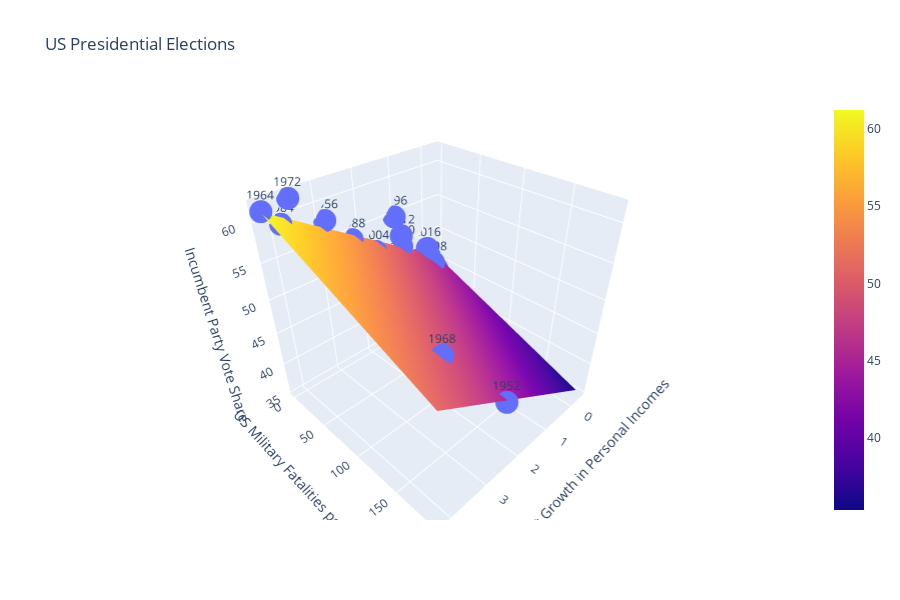

Notebook code cell kept with this figure:
### Code cell
regression_3d(
df,
x = 'Average Recent Growth in Personal Incomes',
y = 'US Military Fatalities per Million',
z = 'Incumbent Party Vote Share',
text = 'Year',
title = 'US Presidential Elections')

### Figure 1 — Plotly figure (JSON) as saved in the notebook; plotly's stock layout.template omitted (floating-point values rounded to 4 significant figures)
{"data": [{"hoverlabel": {"namelength": 0}, "hovertemplate": "Average Recent Growth in Personal Incomes=%{x}<br>US Military Fatalities per Million=%{y}<br>Incumbent Party Vote Share=%{z}<br>Year=%{text}", "legendgroup": "", "marker": {"color": "#636efa", "symbol": "circle"}, "mode": "markers+text", "name": "", "scene": "scene", "showlegend": false, "text": [1952, 1956, 1960, 1964, 1968, 1972, 1976, 1980, 1984, 1988, 1992, 1996, 2000, 2004, 2008, 2012, 2016], "type": "scatter3d", "x": [2.4, 2.89, 0.85, 4.21, 3.02, 3.62, 1.08, -0.39, 3.86, 2.27, 0.38, 1.04, 2.36, 1.72, 0.1, 0.95, 0.1], "y": [190, 0, 0, 1, 146, 0, 2, 0, 0, 0, 0, 0, 0, 4, 14, 5, 5], "z": [44.6, 57.76, 49.91, 61.34, 49.6, 61.79, 48.95, 44.7, 59.17, 53.94, 46.55, 54.74, 50.27, 51.24, 46.32, 52, 48.2]}, {"type": "surface", "x": [-0.39, 4.21], "y": [0, 190], "z": [[45.56, 61.23], [35.34, 51.01]]}], "layout": {"height": 600, "legend": {"tracegroupgap": 0}, "scene": {"domain": {"x": [0, 0.98], "y": [0, 1]}, "xaxis": {"title": {"text": "Average Recent Growth in Personal Incomes"}}, "yaxis": {"title": {"text": "US Military Fatalities per Million"}}, "zaxis": {"title": {"text": "Incumbent Party Vote Share"}}}, "title": {"text": "US Presidential Elections"}}}
